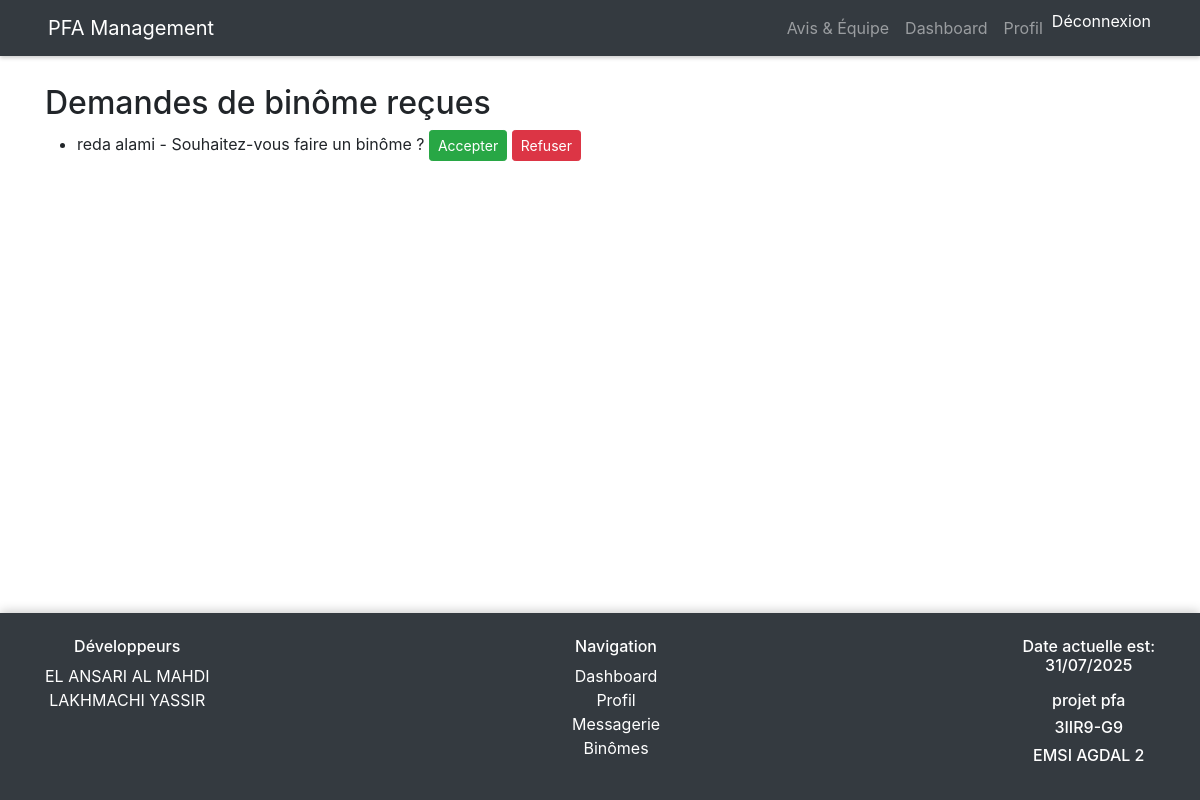
/binomes/requests/ (signed in), run on the app's committed database.
### binomes/models.py (models this page shows)
class BinomeRequest(models.Model):
    from_student = models.ForeignKey(settings.AUTH_USER_MODEL, on_delete=models.CASCADE, related_name='sent_requests')
    to_student = models.ForeignKey(settings.AUTH_USER_MODEL, on_delete=models.CASCADE, related_name='received_requests')
    message = models.TextField(blank=True)
    status = models.CharField(max_length=10, choices=[
        ('pending', 'En attente'),
        ('accepted', 'Accepté'),
        ('rejected', 'Refusé'),
    ], default='pending')
    created_at = models.DateTimeField(auto_now_add=True)
    class Meta:
        unique_together = ['from_student', 'to_student']

### accounts/models.py (models this page shows, shortened)
class User(AbstractUser):
    USER_TYPE_CHOICES = [
        ('student', 'Étudiant'),
        ('teacher', 'Professeur'),
        ('admin', 'Administrateur'),
    ]
    user_type = models.CharField(max_length=10, choices=USER_TYPE_CHOICES, default='student')
    phone = models.CharField(max_length=15, blank=True)
    profile_picture = models.ImageField(upload_to='profile_pics/')
    bio = models.TextField(max_length=500, blank=True)

### binomes/views.py (the view)
# urls.py: path('requests/', views.BinomeRequestListView.as_view(), name='requests'),
class BinomeRequestListView(LoginRequiredMixin, ListView):
    template_name = 'binomes/requests.html'
    context_object_name = 'requests'
    def get_queryset(self):
        return BinomeRequest.objects.filter(
            to_student=self.request.user,
            status='pending'
        )

### pfa_project/templates/binomes/requests.html (shortened to what this page needs)
{% extends 'base.html' %}
{% block content %}
<h2>Demandes de binôme reçues</h2>
<ul>
    {% for request in requests %}
        <li>
            {{ request.from_student.get_full_name }} - {{ request.message }}
            <a href="{% url 'binomes:accept_request' request.id %}" class="btn btn-sm btn-success">Accepter</a>
            <a href="{% url 'binomes:reject_request' request.id %}" class="btn btn-sm btn-danger">Refuser</a>
        </li>
    {% empty %}
        <li>Aucune demande.</li>
    {% endfor %}
</ul>
{% endblock %}

### pfa_project/static/css/style.css (style rules this page uses)
body { padding-top: 60px; background-color: #f8f9fa; }
body { padding-bottom: 100px; }
* { margin: 0; padding: 0; box-sizing: border-box; }
html, body { height: 100%; }
body { display: flex; flex-direction: column; font-family: Arial, sans-serif; }

### data on the page
BinomeRequest: from_student.get_full_name "reda alami", message "Souhaitez-vous faire un binôme ?"
